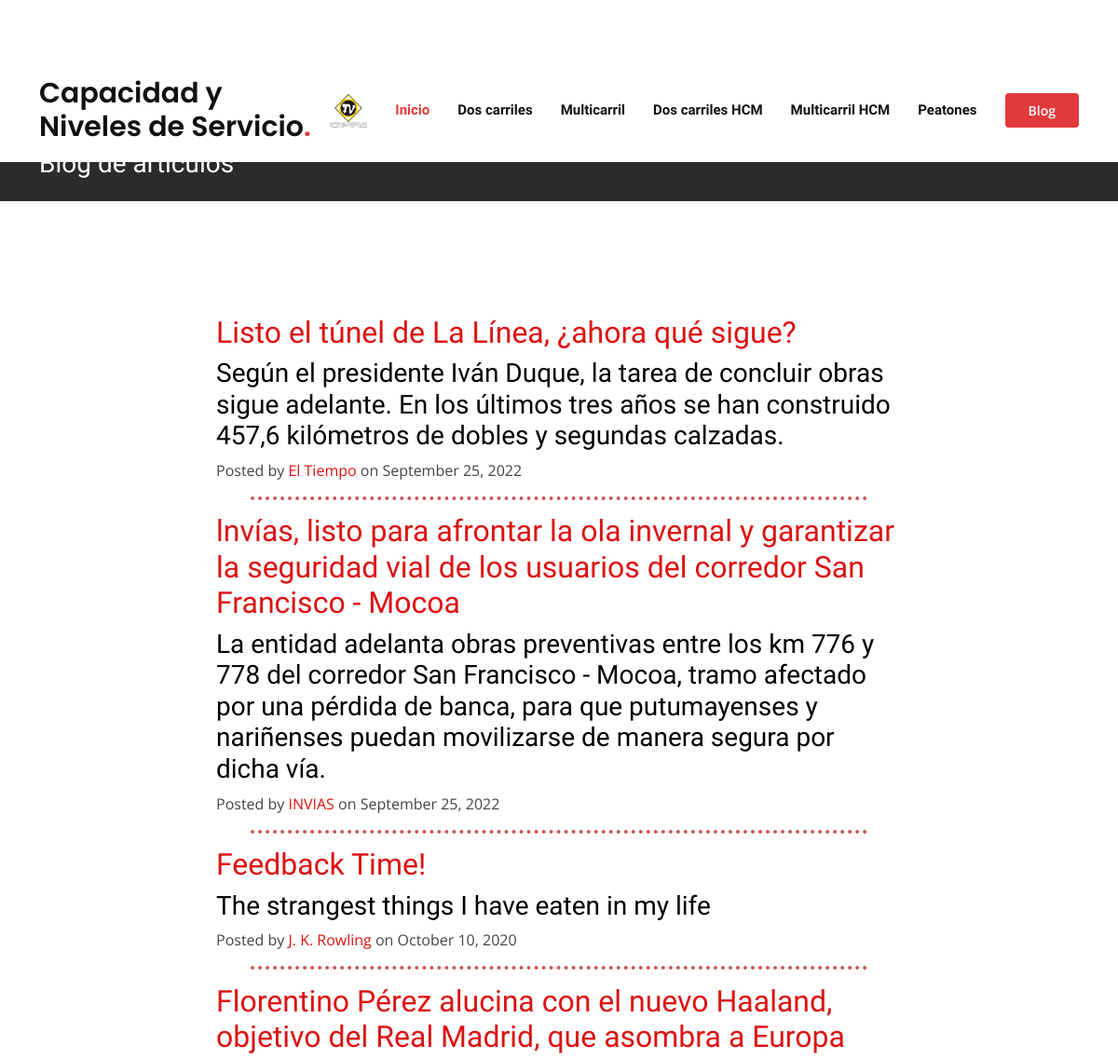
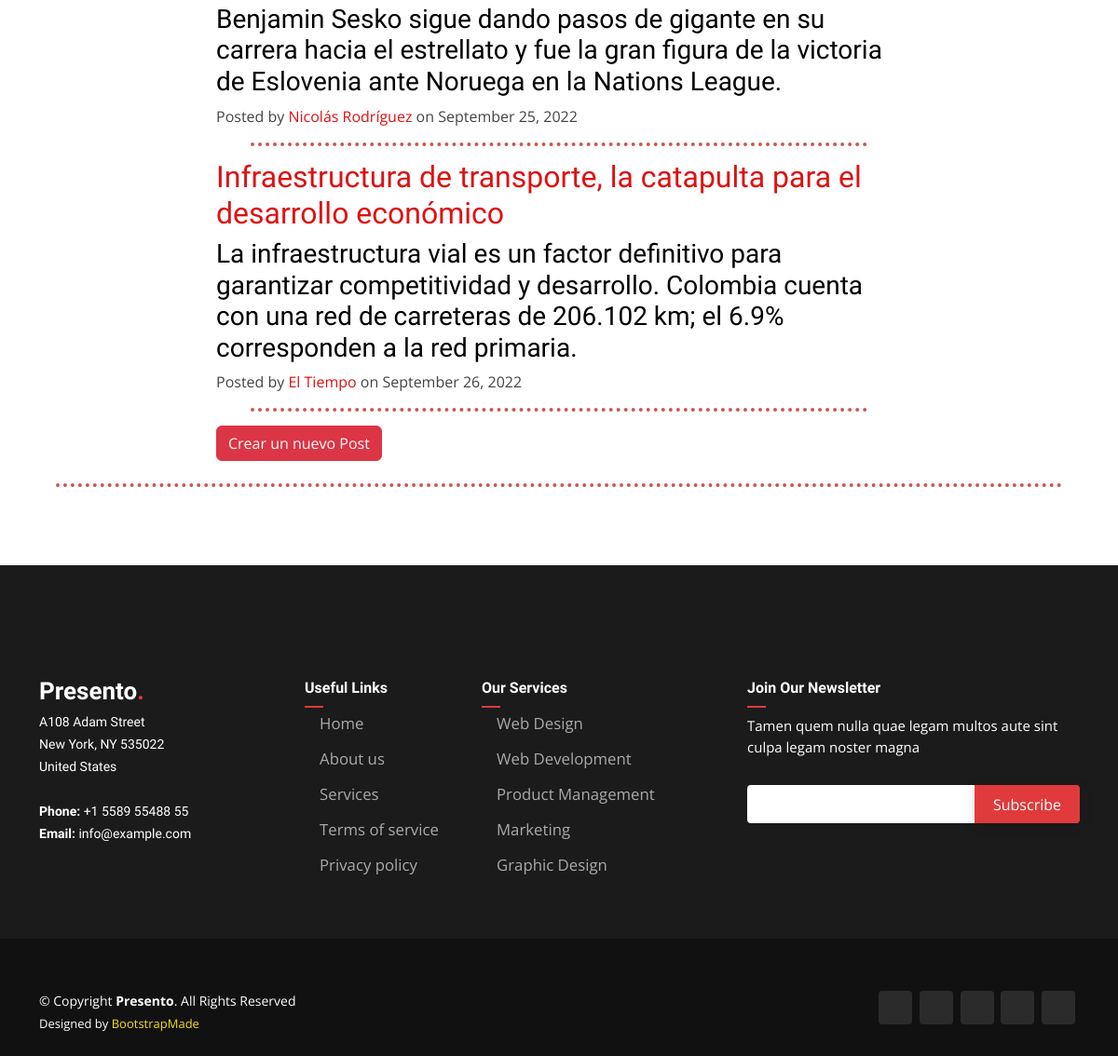
Page /blog on the committed database (2 pictures, top to bottom).
### main.py (models this page shows)
class BlogPost(db_blog.Model):
    id = db_blog.Column(db_blog.Integer, primary_key=True)
    title = db_blog.Column(db_blog.String(250), unique=True, nullable=False)
    subtitle = db_blog.Column(db_blog.String(250), nullable=False)
    date = db_blog.Column(db_blog.String(250), nullable=False)
    body = db_blog.Column(db_blog.Text, nullable=False)
    author = db_blog.Column(db_blog.String(250), nullable=False)
    img_url = db_blog.Column(db_blog.String(250), nullable=False)

### main.py (the view)
@app.route("/blog", methods=["GET","POST"])
def blog():
    posts = db_blog.session.query(BlogPost).all()
    return render_template ('blog_final.html',  all_posts=posts)

### templates/blog_final.html (shortened to what this page needs)
<!DOCTYPE html>
<html lang="en">
  <head>
    <link href="../static/assets/vendor/aos/aos.css" rel="stylesheet">
    <link href="../static/assets/vendor/bootstrap/css/bootstrap.min.css" rel="stylesheet">
    <link href="../static/assets/vendor/bootstrap-icons/bootstrap-icons.css" rel="stylesheet">
    <link href="../static/assets/vendor/boxicons/css/boxicons.min.css" rel="stylesheet">
    <link href="../static/assets/vendor/glightbox/css/glightbox.min.css" rel="stylesheet">
    <link href="../static/assets/vendor/remixicon/remixicon.css" rel="stylesheet">
    <link href="../static/assets/vendor/swiper/swiper-bundle.min.css" rel="stylesheet">
    <link href="../static/assets/css/style.css" rel="stylesheet">
  </head>
  <body>
    {% import "bootstrap/wtf.html" as wtf %}
    {% include "header.html" %}
  <main id="main">
    <section class="breadcrumbs">
      <div class="container">
        <h2>Blog de articulos</h2>
      </div>
    </section>
    <section class="inner-page">
      <div class="container">
        <div class="row">
          <div class="col-lg-8 col-md-10 mx-auto">
            {% for post in all_posts %}
            <div class="post-preview">
              <a href="{{ url_for('show_post', index=post.id) }}">
                <h2 class="post-title" style="color:rgb(221, 18, 18) ;">
                  {{post.title}}
                </h2>
                <h3 class="post-subtitle" style="color:black;">
                  {{post.subtitle}}
                </h3>
              </a>
              <p class="post-meta">Posted by
                <a href="#" style="color:rgb(221, 18, 18)">{{post.author}}</a>
                on {{post.date}}</p>
            </div>
            <hr>
            {% endfor %}
            <div class="clearfix">
              <a class="btn btn-danger float-right" href="{{url_for('New_post')}}">Crear un nuevo Post</a>
            </div>
          </div>
        </div>
      </div>
      <hr>
    </section>
  </main>
  <footer id="footer">
    <div class="footer-top">
      <div class="container">
        <div class="row">
          <div class="col-lg-3 col-md-6 footer-contact">
            <h3>Presento<span>.</span></h3>
            <p>
              A108 Adam Street <br>
              New York, NY 535022<br>
              United States <br><br>
              <strong>Phone:</strong> +1 5589 55488 55<br>
              <strong>Email:</strong> info@example.com<br>
            </p>
          </div>
          <div class="col-lg-2 col-md-6 footer-links">
            <h4>Useful Links</h4>
            <ul>
              <li><i class="bx bx-chevron-right"></i> <a href="#">Home</a></li>
              <li><i class="bx bx-chevron-right"></i> <a href="#">About us</a></li>
              <li><i class="bx bx-chevron-right"></i> <a href="#">Services</a></li>
              <li><i class="bx bx-chevron-right"></i> <a href="#">Terms of service</a></li>
              <li><i class="bx bx-chevron-right"></i> <a href="#">Privacy policy</a></li>
            </ul>
          </div>
          <div class="col-lg-3 col-md-6 footer-links">
            <h4>Our Services</h4>
            <ul>
              <li><i class="bx bx-chevron-right"></i> <a href="#">Web Design</a></li>
              <li><i class="bx bx-chevron-right"></i> <a href="#">Web Development</a></li>
              <li><i class="bx bx-chevron-right"></i> <a href="#">Product Management</a></li>
              <li><i class="bx bx-chevron-right"></i> <a href="#">Marketing</a></li>
              <li><i class="bx bx-chevron-right"></i> <a href="#">Graphic Design</a></li>
            </ul>
          </div>
          <div class="col-lg-4 col-md-6 footer-newsletter">
            <h4>Join Our Newsletter</h4>
            <p>Tamen quem nulla quae legam multos aute sint culpa legam noster magna</p>
            <form action="" method="post">
              <input type="email" name="email"><input type="submit" value="Subscribe">
            </form>
          </div>
        </div>
      </div>
    </div>
    <div class="container d-md-flex py-4">
      <div class="me-md-auto text-center text-md-start">
        <div class="copyright">
          &copy; Copyright <strong><span>Presento</span></strong>. All Rights Reserved
        </div>
        <div class="credits">
          Designed by <a href="https://bootstrapmade.com/">BootstrapMade</a>
        </div>
      </div>
      <div class="social-links text-center text-md-end pt-3 pt-md-0">
        <a href="#" class="twitter"><i class="bx bxl-twitter"></i></a>
        <a href="#" class="facebook"><i class="bx bxl-facebook"></i></a>
        <a href="#" class="instagram"><i class="bx bxl-instagram"></i></a>
        <a href="#" class="google-plus"><i class="bx bxl-skype"></i></a>
        <a href="#" class="linkedin"><i class="bx bxl-linkedin"></i></a>
      </div>
    </div>
  </footer>
</body>
</html>

### static/assets/css/style.css (style rules this page uses)
body { font-family: "Open Sans", sans-serif; color: #444444; }
a { color: #f5de12; text-decoration: none; }
hr { border-style: none; border-top-style: dotted; border-color: #b80e0e; border-width: 4px; width: 90%; margin: auto; margin-bottom: 2%; margin-top: 2%; opacity: 0.7; }
h1, h2, h3, h4, h5, h6 { font-family: "Raleway", sans-serif; }
section { margin-top: 0%; margin-bottom: 0%; }
section { padding: 60px 0; overflow: hidden; position: relative; }
.breadcrumbs { padding: 15px 0; background: #2b2b2b; min-height: 40px; margin-top: 82px; color: #fff; }
.breadcrumbs h2 { font-size: 28px; font-weight: 500; }
li { font-size: 1.2em; }
.container { margin-top: 2rem; padding-top: 30px; }
#footer { color: #fff; font-size: 14px; background: #111111; }
#footer .footer-top { padding: 60px 0 30px 0; background: #1b1b1b; }
#footer .footer-top .footer-contact { margin-bottom: 30px; }
#footer .footer-top .footer-contact h3 { font-size: 26px; line-height: 1; font-weight: 700; }
#footer .footer-top .footer-contact h3 span { color: #e03a3c; }
#footer .footer-top .footer-contact p { font-size: 14px; line-height: 24px; margin-bottom: 0; font-family: "Raleway", sans-serif; }
#footer .footer-top h4 { font-size: 16px; font-weight: bold; position: relative; padding-bottom: 12px; }
#footer .footer-top h4::after { content: ""; position: absolute; display: block; width: 20px; height: 2px; background: #e03a3c; bottom: 0; left: 0; }
#footer .footer-top .footer-links { margin-bottom: 30px; }
#footer .footer-top .footer-links ul { list-style: none; padding: 0; margin: 0; }
#footer .footer-top .footer-links ul i { padding-right: 2px; color: white; font-size: 18px; line-height: 1; }
#footer .footer-top .footer-links ul li { padding: 10px 0; display: flex; align-items: center; }
#footer .footer-top .footer-links ul li:first-child { padding-top: 0; }
#footer .footer-top .footer-links ul a { color: #aaaaaa; transition: 0.3s; display: inline-block; line-height: 1; }
#footer .footer-newsletter { font-size: 15px; }
#footer .footer-newsletter h4 { font-size: 16px; font-weight: bold; position: relative; padding-bottom: 12px; }
#footer .footer-newsletter form { margin-top: 30px; background: #fff; padding: 5px 10px; position: relative; border-radius: 4px; text-align: left; }
#footer .footer-newsletter form input[type=email] { border: 0; padding: 4px 8px; width: calc(100% - 100px); }
#footer .footer-newsletter form input[type=submit] { position: absolute; top: 0; right: -1px; bottom: 0; border: 0; background: none; font-size: 16px; padding: 0 20px; background: #e03a3c; color: #fff; transition: 0.3s; border-radius: 0 4px 4px 0; box-shadow: 0px 2px 15px rgba(0, 0, 0, 0.1); }
#footer .credits { padding-top: 5px; font-size: 13px; }
#footer .social-links a { font-size: 18px; display: inline-block; background: #2b2b2b; color: #fff; line-height: 1; padding: 8px 0; margin-right: 4px; border-radius: 4px; text-align: center; width: 36px; height: 36px; transition: 0.3s; }

### rows in the picture
BlogPost: title "Listo el túnel de La Línea, ¿ahora qué sigue?", subtitle "Según el presidente Iván Duque, la tarea de concluir obras sigue adelante. En los últimos tres años se han construido 457,6 kilómetros de dobles y segundas calzadas.", author "El Tiempo", date "September 25, 2022"
BlogPost: title "lnvías, listo para afrontar la ola invernal y garantizar la seguridad vial de los usuarios del corredor San Francisco - Mocoa", subtitle "La entidad adelanta obras preventivas entre los km 776 y 778 del corredor San Francisco - Mocoa, tramo afectado por una pérdida de banca, para que putumayenses y nariñenses puedan movilizarse de manera segura por dicha vía.", author "INVIAS", date "September 25, 2022"
BlogPost: title "Feedback Time!", subtitle "The strangest things I have eaten in my life", author "J. K. Rowling", date "October 10, 2020"
BlogPost: title "Florentino Pérez alucina con el nuevo Haaland, objetivo del Real Madrid, que asombra a Europa", subtitle "Benjamin Sesko sigue dando pasos de gigante en su carrera hacia el estrellato y fue la gran figura de la victoria de Eslovenia ante Noruega en la Nations League.", author "Nicolás Rodríguez", date "September 25, 2022"
BlogPost: title "Infraestructura de transporte, la catapulta para el desarrollo económico", subtitle "La infraestructura vial es un factor definitivo para garantizar competitividad y desarrollo. Colombia cuenta con una red de carreteras de 206.102 km; el 6.9% corresponden a la red primaria.", author "El Tiempo", date "September 26, 2022"
